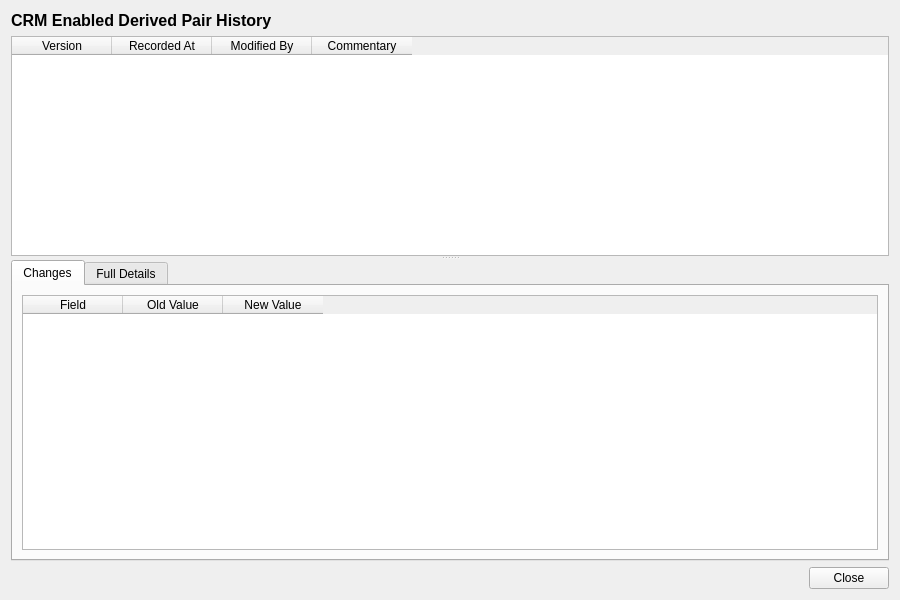
<?xml version="1.0" encoding="UTF-8"?>
<ui version="4.0">
 <class>CrmEnabledDerivedPairHistoryDialog</class>
 <widget class="QWidget" name="CrmEnabledDerivedPairHistoryDialog">
  <property name="geometry">
   <rect>
    <x>0</x>
    <y>0</y>
    <width>900</width>
    <height>600</height>
   </rect>
  </property>
  <property name="windowTitle">
   <string>CRM Enabled Derived Pair History</string>
  </property>
  <layout class="QVBoxLayout" name="verticalLayout">
   <item>
    <widget class="QLabel" name="titleLabel">
     <property name="font">
      <font>
       <pointsize>12</pointsize>
       <bold>true</bold>
      </font>
     </property>
     <property name="text">
      <string>CRM Enabled Derived Pair History</string>
     </property>
    </widget>
   </item>
   <item>
    <widget class="QSplitter" name="splitter">
     <property name="orientation">
      <enum>Qt::Vertical</enum>
     </property>
     <widget class="QTableWidget" name="versionListWidget">
      <property name="minimumHeight">
       <number>150</number>
      </property>
      <property name="maximumHeight">
       <number>250</number>
      </property>
      <property name="alternatingRowColors">
       <bool>true</bool>
      </property>
      <property name="editTriggers">
       <set>QAbstractItemView::NoEditTriggers</set>
      </property>
      <property name="selectionMode">
       <enum>QAbstractItemView::SingleSelection</enum>
      </property>
      <property name="selectionBehavior">
       <enum>QAbstractItemView::SelectRows</enum>
      </property>
      <column>
       <property name="text">
        <string>Version</string>
       </property>
      </column>
      <column>
       <property name="text">
        <string>Recorded At</string>
       </property>
      </column>
      <column>
       <property name="text">
        <string>Modified By</string>
       </property>
      </column>
      <column>
       <property name="text">
        <string>Commentary</string>
       </property>
      </column>
     </widget>
     <widget class="QWidget" name="detailWidget">
      <layout class="QVBoxLayout" name="detailLayout">
       <property name="leftMargin">
        <number>0</number>
       </property>
       <property name="topMargin">
        <number>0</number>
       </property>
       <property name="rightMargin">
        <number>0</number>
       </property>
       <property name="bottomMargin">
        <number>0</number>
       </property>
       <item>
        <widget class="QTabWidget" name="tabWidget">
         <property name="currentIndex">
          <number>0</number>
         </property>
         <widget class="QWidget" name="changesTab">
          <attribute name="title">
           <string>Changes</string>
          </attribute>
          <layout class="QVBoxLayout" name="changesTabLayout">
           <item>
            <widget class="QTableWidget" name="changesTableWidget">
             <property name="editTriggers">
              <set>QAbstractItemView::NoEditTriggers</set>
             </property>
             <property name="alternatingRowColors">
              <bool>true</bool>
             </property>
             <property name="selectionMode">
              <enum>QAbstractItemView::SingleSelection</enum>
             </property>
             <property name="selectionBehavior">
              <enum>QAbstractItemView::SelectRows</enum>
             </property>
             <column>
              <property name="text">
               <string>Field</string>
              </property>
             </column>
             <column>
              <property name="text">
               <string>Old Value</string>
              </property>
             </column>
             <column>
              <property name="text">
               <string>New Value</string>
              </property>
             </column>
            </widget>
           </item>
          </layout>
         </widget>
         <widget class="QWidget" name="fullDetailsTab">
          <attribute name="title">
           <string>Full Details</string>
          </attribute>
          <layout class="QVBoxLayout" name="fullDetailsTabLayout">
           <item>
            <widget class="QScrollArea" name="scrollArea">
             <property name="widgetResizable">
              <bool>true</bool>
             </property>
             <widget class="QWidget" name="scrollAreaWidgetContents">
              <property name="geometry">
               <rect>
                <x>0</x>
                <y>0</y>
                <width>560</width>
                <height>450</height>
               </rect>
              </property>
              <layout class="QFormLayout" name="formLayout">
               <item row="0" column="0">
                <widget class="QLabel" name="idLabel">
                 <property name="text">
                  <string>Id:</string>
                 </property>
                </widget>
               </item>
               <item row="0" column="1">
                <widget class="QLabel" name="idValue">
                 <property name="text">
                  <string/>
                 </property>
                </widget>
               </item>
               <item row="1" column="0">
                <widget class="QLabel" name="party_idLabel">
                 <property name="text">
                  <string>Party Id:</string>
                 </property>
                </widget>
               </item>
               <item row="1" column="1">
                <widget class="QLabel" name="partyIdValue">
                 <property name="text">
                  <string/>
                 </property>
                </widget>
               </item>
               <item row="2" column="0">
                <widget class="QLabel" name="config_idLabel">
                 <property name="text">
                  <string>Config Id:</string>
                 </property>
                </widget>
               </item>
               <item row="2" column="1">
                <widget class="QLabel" name="configIdValue">
                 <property name="text">
                  <string/>
                 </property>
                </widget>
               </item>
               <item row="3" column="0">
                <widget class="QLabel" name="base_currency_codeLabel">
                 <property name="text">
                  <string>Base:</string>
                 </property>
                </widget>
               </item>
               <item row="3" column="1">
                <widget class="QLabel" name="baseCcyValue">
                 <property name="text">
                  <string/>
                 </property>
                </widget>
               </item>
               <item row="4" column="0">
                <widget class="QLabel" name="quote_currency_codeLabel">
                 <property name="text">
                  <string>Quote:</string>
                 </property>
                </widget>
               </item>
               <item row="4" column="1">
                <widget class="QLabel" name="quoteCcyValue">
                 <property name="text">
                  <string/>
                 </property>
                </widget>
               </item>
               <item row="5" column="0">
                <widget class="QLabel" name="enabledLabel">
                 <property name="text">
                  <string>Enabled:</string>
                 </property>
                </widget>
               </item>
               <item row="5" column="1">
                <widget class="QLabel" name="enabledCheckBox">
                 <property name="text">
                  <string/>
                 </property>
                </widget>
               </item>
               <item row="6" column="0">
                <widget class="QLabel" name="versionNumberLabel">
                 <property name="text">
                  <string>Version:</string>
                 </property>
                </widget>
               </item>
               <item row="6" column="1">
                <widget class="QLabel" name="versionNumberValue">
                 <property name="text">
                  <string/>
                 </property>
                </widget>
               </item>
               <item row="7" column="0">
                <widget class="QLabel" name="modifiedByLabel">
                 <property name="text">
                  <string>Modified By:</string>
                 </property>
                </widget>
               </item>
               <item row="7" column="1">
                <widget class="QLabel" name="modifiedByValue">
                 <property name="text">
                  <string/>
                 </property>
                </widget>
               </item>
               <item row="8" column="0">
                <widget class="QLabel" name="recordedAtLabel">
                 <property name="text">
                  <string>Recorded At:</string>
                 </property>
                </widget>
               </item>
               <item row="8" column="1">
                <widget class="QLabel" name="recordedAtValue">
                 <property name="text">
                  <string/>
                 </property>
                </widget>
               </item>
               <item row="9" column="0">
                <widget class="QLabel" name="changeCommentaryLabel">
                 <property name="text">
                  <string>Change Commentary:</string>
                 </property>
                </widget>
               </item>
               <item row="9" column="1">
                <widget class="QLabel" name="changeCommentaryValue">
                 <property name="text">
                  <string/>
                 </property>
                 <property name="wordWrap">
                  <bool>true</bool>
                 </property>
                </widget>
               </item>
              </layout>
             </widget>
            </widget>
           </item>
          </layout>
         </widget>
        </widget>
       </item>
      </layout>
     </widget>
    </widget>
   </item>
   <item>
    <layout class="QHBoxLayout" name="buttonLayout">
     <item>
      <spacer name="horizontalSpacer">
       <property name="orientation">
        <enum>Qt::Horizontal</enum>
       </property>
       <property name="sizeHint" stdset="0">
        <size><width>40</width><height>20</height></size>
       </property>
      </spacer>
     </item>
     <item>
      <widget class="QPushButton" name="closeButton">
       <property name="text">
        <string>Close</string>
       </property>
      </widget>
     </item>
    </layout>
   </item>
  </layout>
 </widget>
 <resources/>
 <connections/>
</ui>
